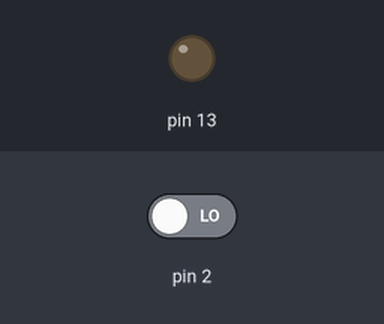
Simulated run of this sketch. Board: Arduino Uno, built with avr-gcc and run on an emulated ATmega328P. Shown: output pins drawn as LEDs (lit = HIGH). Inputs (shaded band) come from the test bench; at power-on: pin 2 LOW.

Above: at 1.2 s.
1.3 s: pin 2 driven HIGH
At 1.7 s:
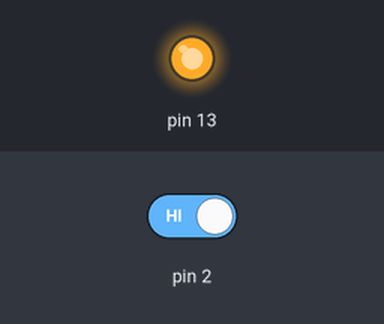
2.8 s: pin 2 driven LOW
At 4.0 s:
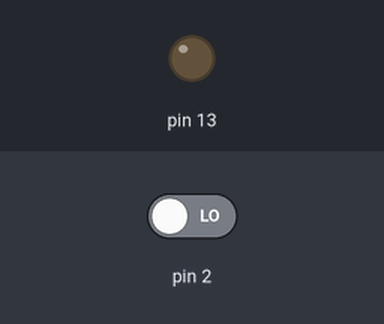
Timing chart, 0 to 5.8 s (numbered marks = the images above; inputs shaded):
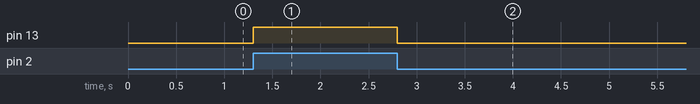

Measured:
- after the input at 1.3 s, pin 13: LOW → HIGH at once
- after the input at 2.8 s, pin 13: HIGH → LOW at once

The sketch:

push_button.ino
```cpp
int ButtonRead=0;
void setup() {
 pinMode(2,INPUT);
 pinMode(13,OUTPUT);

}

void loop() {
  ButtonRead =digitalRead(2);
  if (ButtonRead==HIGH)
  {
    digitalWrite(13,HIGH);}
 else
    {digitalWrite(13,LOW);
  }


}
```
